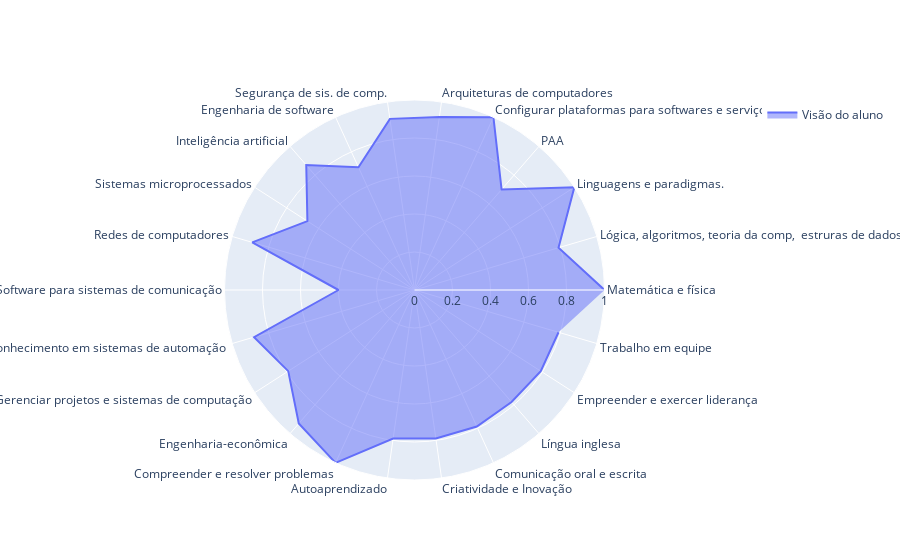

Here is the notebook cell this chart was saved with:
### Markdown cell above
#### Visão do aluno

### Code cell
fig = CP.plot(
    categorias, 
    r1=list(comparacao_nota.values()), 
    r1_name="Visão do aluno")

### Figure 1 — Plotly figure (JSON) as saved in the notebook; plotly's stock layout.template omitted (floating-point values rounded to 4 significant figures)
{"data": [{"fill": "toself", "name": "Visão do aluno", "r": [1, 0.79, 1, 0.7, 1, 0.92, 0.91, 0.71, 0.87, 0.67, 0.89, 0.4, 0.88, 0.79, 0.93, 1, 0.79, 0.79, 0.79, 0.78, 0.79, 0.79], "theta": ["Matemática e física", "Lógica, algoritmos, teoria da comp,  estruras de dados.", "Linguagens e paradigmas.", "PAA", "Configurar plataformas para softwares e serviços.", "Arquiteturas de computadores", "Segurança de sis. de comp.", "Engenharia de software", "Inteligência artificial", "Sistemas microprocessados", "Redes de computadores", "Software para sistemas de comunicação", "Conhecimento em sistemas de automação ", "Gerenciar projetos e sistemas de computação", "Engenharia-econômica", "Compreender e resolver problemas", "Autoaprendizado", "Criatividade e Inovação", "Comunicação oral e escrita", "Língua inglesa", "Empreender e exercer liderança", "Trabalho em equipe"], "type": "scatterpolar"}], "layout": {"polar": {"radialaxis": {"range": [0, 1], "visible": true}}, "showlegend": true}}
